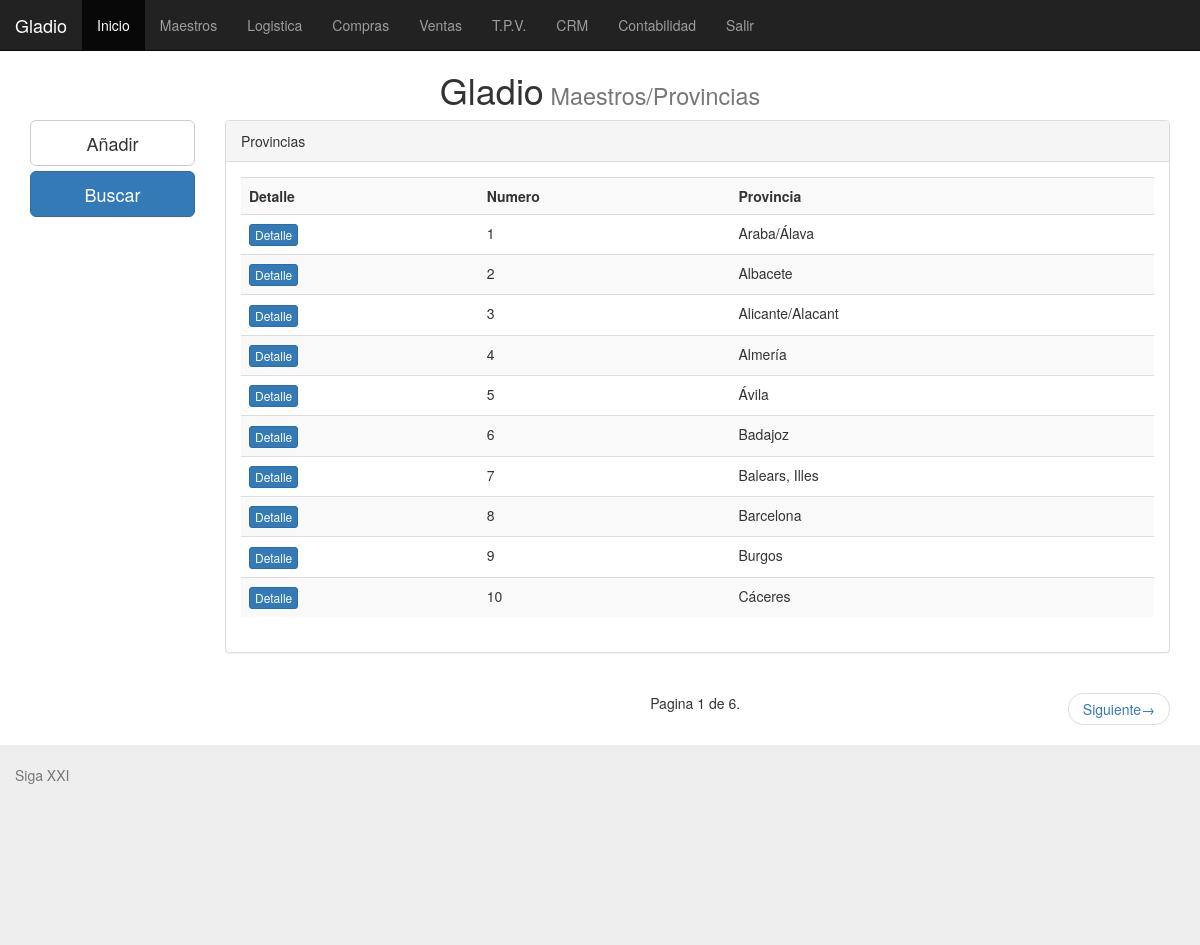
Screenshot of /provincia/ with the database file from the repository.
### pugio/models.py (models this page shows)
class provincia(models.Model):
	numero = models.PositiveIntegerField(null=False, blank=False)
	provincia = models.CharField(max_length=50)
	class Meta:
		verbose_name_plural = "Provincias"
	def __unicode__(self):
		return self.provincia

### pugio/views.py (the view)
# urls.py: url(r'^provincia/',ListaProvincia.as_view(), name = 'ListaProvincia'),
class ListaProvincia(ListView):
    queryset = provincia.objects.order_by('numero')
    context_object_name = 'provincia'
    paginate_by = 10

### templates/pugio/provincia_list.html (shortened to what this page needs)
{% extends "base.html" %}
{%   load   staticfiles   %}
{% block titulo %} Maestros/Provincias {% endblock %}
{% block content %}
<row>
	<div class="col-md-2">
		<a href="#" class="btn btn-default btn-lg btn-block">Añadir</a>
		<a href="#" class="btn btn-primary btn-lg btn-block">Buscar</a>
		<br /><br /><br />
    </div>
    <div class="col-md-10" >
			<div class="panel panel-default">
			<div class="panel-heading">Provincias</div>
			<div class ="panel-body">
				{% if object_list %}
				<div class="table-responsive">
				<table class="table table-striped">
					<th>Detalle</th>
					<th>Numero</th>
					<th>Provincia</th>
					{% for provincia  in object_list %}
						<tr>
							<td><a href="#" class="btn btn-primary btn-xs">Detalle</a></td>
							<td>{{ provincia.numero}}</td>
							<td>{{ provincia.provincia }}</td>
					{% endfor %}
				  </table>
				</div>
		    {% else %}
        	<p class="text-warning">No hay provincias registradas.</p>
        {% endif %}
			</div>
		</div>
    </div>
</row>
<row>
	<div class="col-md-9 col-md-offset-3">
		<nav>
			<ul class="pager">
				<li> Pagina {{ page_obj.number }} de {{ paginator.num_pages }}.</li>
				{% if page_obj.has_next %}
				<li class="next"><a href="?page={{ page_obj.next_page_number }}">Siguiente<spam aria-hideen="true">&rarr;</spam></a></li>
				{%endif%}
			</ul>
		</nav>
	</div>
</row>
{% endblock %}

### templates/base.html (shortened to what this page needs)
{%   load   staticfiles   %}
<!DOCTYPE html>
<html lang="en">
<head>
	<link href="{% static 'css/bootstrap.min.css' %}" rel="stylesheet">
</head>
<body style="padding-top:50px;">
	<nav class="navbar navbar-inverse navbar-fixed-top">
		<div class="container-fluid">
			<div class="navbar-header">
				<a class="navbar-brand" href="#">Gladio</a>
			</div>
			<div id="navbar" class="collapse navbar-collapse">
				<ul class="nav navbar-nav">
					<li class="active"><a href="/index">Inicio</a></li>
					<li><a href="/masters">Maestros</a></li>
					<li><a href="/salas">Logistica</a></li>
					<li><a href="#about">Compras</a></li>
					<li><a href="#contact">Ventas</a></li>
					<li><a href="#contact">T.P.V.</a></li>
					<li><a href="#contact">CRM</a></li>
					<li><a href="#contact">Contabilidad</a></li>
					<li><a href="#contact">Salir</a></li>
				</ul>
			</div>
		</div>
	</nav>
	<div class="container-fluid">
		<row>
			<div class="col-md-12">
				<h1 class="h1 h1-primary text-center">Gladio<small>{% block titulo %} {%endblock %}</small></h1>
			</div>
		</row>
		{% block content %} {% endblock %}
	</div>
<div id="footer" class="container-fluid" style="width:100%; height:200px;bottom:0; background-color:#eee;">
<br/>
<p class="text-muted">Siga XXI</p>
</div>
</body>
</html>

### rows the page displays
provincia: numero "1", provincia "Araba/Álava"
provincia: numero "2", provincia "Albacete"
provincia: numero "3", provincia "Alicante/Alacant"
provincia: numero "4", provincia "Almería"
provincia: numero "5", provincia "Ávila"
provincia: numero "6", provincia "Badajoz"
provincia: numero "7", provincia "Balears, Illes"
provincia: numero "8", provincia "Barcelona"
provincia: numero "9", provincia "Burgos"
provincia: numero "10", provincia "Cáceres"

### other values shown
{{ page_obj.number }} "1"
{{ paginator.num_pages }} "6"
